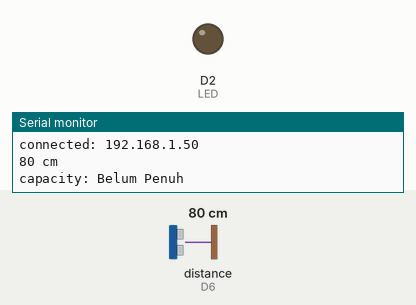
Simulated run of this sketch. Board: ESP8266 (Wemos D1 mini). Shown: output pins drawn as LEDs (lit = HIGH), the last lines printed to the serial monitor. Wiring (inferred from the names in the program): ultrasonic range finder: trigger D7; echo D6. The inputs (shaded band) are chosen by the test bench; at power-on: distance to the obstacle (sensor on D6) 80 cm. The echo pulse lasts 58.3 µs per cm; WiFi joins after 1.5 s; servers stay silent unless stated; the Firebase database answers and starts empty; pins used as bus, display or sensor lines are not drawn.

Above: at 3.2 s.
3.3 s: distance to the obstacle (sensor on D6) set to 11 cm
4.9 s: distance to the obstacle (sensor on D6) set to 8 cm
At 5.7 s:
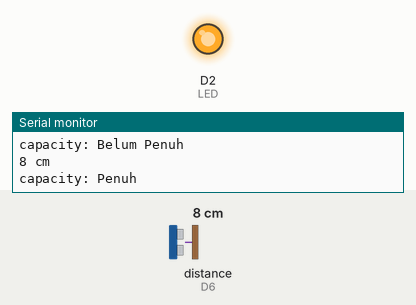
10.5 s: distance to the obstacle (sensor on D6) set to 18 cm
At 12.0 s:
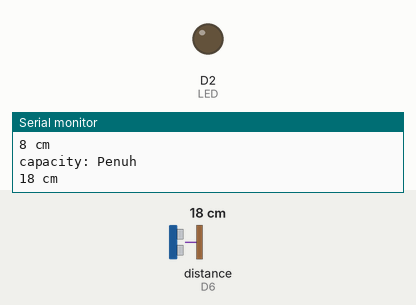
13.4 s: distance to the obstacle (sensor on D6) set to 2 cm
At 15.7 s:
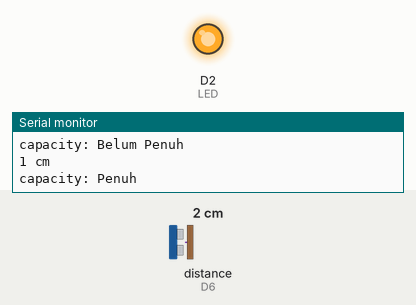
Timing chart, 0 to 16.0 s (numbered marks = the images above; inputs shaded):
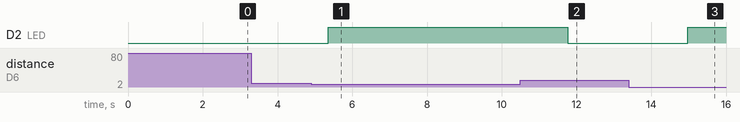

Measured:
- the behaviour switches between 10 and 9 cm on distance to the obstacle (sensor on D6) (found by bisection; images 0 and 1)
- after the input at 4.9 s, D2 (LED): LOW → HIGH after 0.46 s
- after the input at 10.5 s, D2 (LED): HIGH → LOW after 1.3 s
- after the input at 13.4 s, D2 (LED): LOW → HIGH after 1.6 s

The sketch:

TubesIoT.ino
```cpp
#include <ESP8266WiFi.h>
#include <FirebaseArduino.h>

#define FIREBASE_HOST "tubesiot-ebb3d.firebaseio.com"
#define FIREBASE_AUTH "YEr4boJ4MFxZXhA9jUfJ6NHSIavxWM0A19AqjVDc"
#define WIFI_SSID "rexus"
#define WIFI_PASSWORD "Abi180798"

#define trigPinDalam D7
#define echoPinDalam D6
#define LED D2
int n = 0;

long distance,duration,jarakDalam;
//Servo servo;

WiFiServer server(80);
String header;
String ipwifi;

void setup() {
  Serial.begin(9600);
  //pinMode trig & echo dalam dan luar
  pinMode(trigPinDalam, OUTPUT);
  pinMode(echoPinDalam, INPUT);
  //pinMode LED
  pinMode(LED, OUTPUT);

  // connect to wifi.
  WiFi.begin(WIFI_SSID, WIFI_PASSWORD);
  Serial.println(WIFI_SSID);
  Serial.println(WIFI_PASSWORD);
  Serial.print("connecting");
  while (WiFi.status() != WL_CONNECTED) {
    Serial.print(".");
    delay(1000);
  }
  Serial.println();
  Serial.print("connected: ");
  ipwifi=WiFi.localIP().toString();
  Serial.println(ipwifi);


  Firebase.begin(FIREBASE_HOST, FIREBASE_AUTH);
  Firebase.stream("/automation");
  server.begin();
}

void loop() {
  Firebase.setString("ip", ipwifi);
  WiFiClient client = server.available();
  if (client) {                             // If a new client connects,
    Serial.println("New Client.");          // print a message out in the serial port
    String currentLine = "";                // make a String to hold incoming data from the client
    while (client.connected()) {            // loop while the client's connected
      if (client.available()) {             // if there's bytes to read from the client,
        char c = client.read();             // read a byte, then
        Serial.write(c);                    // print it out the serial monitor
        header += c;
        if (c == '\n') {                    // if the byte is a newline character
          // if the current line is blank, you got two newline characters in a row.
          // that's the end of the client HTTP request, so send a response:
          if (currentLine.length() == 0) {
            // HTTP headers always start with a response code (e.g. HTTP/1.1 200 OK)
            // and a content-type so the client knows what's coming, then a blank line:
            client.println("HTTP/1.1 200 OK");
            client.println("Content-type:text/html");
            client.println("Connection: close");
            client.println();

            // Display the HTML web page
            client.println("<!DOCTYPE html><html>");
            client.println("<head><meta name=\"viewport\" content=\"width=device-width, initial-scale=1\">");
            client.println("<link rel=\"icon\" href=\"data:,\">");
            // CSS to style the on/off buttons
            // Feel free to change the background-color and font-size attributes to fit your preferences
            client.println("<style>h1,h2,h3 { font-family: Helvetica;  margin: 20px auto; text-align: center;}");

            client.println("text-decoration: none; font-size: 30px; margin: 2px; cursor: pointer;}</style></head>");

            // Web Page Heading
            client.println("<body><h1>Smart Trash Can Control</h1>");
            client.println("<body><h2>Wemos Web Server</h3>");

            client.print("<h3>Status: " + Firebase.getString("capacity") + "</h3>");
            client.println("<body><br><br><br><br><br><br>");
            client.println("<body><h4>Nama Kelompok:</h4>");
            client.println("<body><p>Habiburrahman (F1D016034)</p>");
            client.println("<body><p>Kurnia Mulia K (F1D016048)</p>");
            client.println("<body><p>Nurhaini R (F1D016066)</p>");
            client.println("<body><p>Salma Nabilla U (F1D016080)</p>");
            client.println("<body><p>Baiq Alung(F1D016014) </p>");

            client.println("</body></html>");

            // The HTTP response ends with another blank line
            client.println();
            // Break out of the while loop
            break;
          } else { // if you got a newline, then clear currentLine
            currentLine = "";
          }
        } else if (c != '\r') {  // if you got anything else but a carriage return character,
          currentLine += c;      // add it to the end of the currentLine
        }
      }
    }
    // Clear the header variable
    header = "";
    // Close the connection
    client.stop();
    Serial.println("Client disconnected.");
    Serial.println("");
  }
  //sensor jarak sampah
  SonarSensor(trigPinDalam, echoPinDalam);
  jarakDalam = distance;

  if (jarakDalam >= 10 || jarakDalam <= 0){
    if (Firebase.failed()) {
      Serial.print("setting /number failed:");
      Serial.println(Firebase.error());
      return;
    }else{
      digitalWrite(LED, LOW);
      Serial.print(jarakDalam);Serial.println(" cm");
      Firebase.setInt("distance", jarakDalam);
      Firebase.setString("capacity", "Belum Penuh");
      Serial.print("capacity: ");Serial.println(Firebase.getString("capacity"));
      delay(500);
    }
  }else{
    if (Firebase.failed()) {
      Serial.print("setting /number failed:");
      Serial.println(Firebase.error());
      return;
    }else{
      digitalWrite(LED, HIGH);
      Serial.print(jarakDalam);Serial.println(" cm");
      Firebase.setInt("distance", jarakDalam);
      Firebase.setString("capacity", "Penuh");
      Serial.print("capacity: ");Serial.println(Firebase.getString("capacity"));
      delay(500);
    }
  }delay(500);
}

void SonarSensor(int trigPin,int echoPin)
{
digitalWrite(trigPin, LOW);
delayMicroseconds(2);
digitalWrite(trigPin, HIGH);
delayMicroseconds(10);
digitalWrite(trigPin, LOW);
duration = pulseIn(echoPin, HIGH);
distance = (duration/2) / 29.1;
}
```
